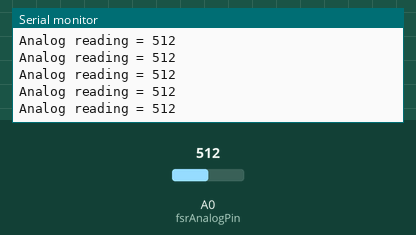
The sketch below on a simulated Arduino Uno, built with avr-gcc and run on an emulated ATmega328P. On the bench: the last lines printed to the serial monitor. The test bench sets the inputs (shaded band); at power-on: A0 (fsrAnalogPin) = 512.

Above: at 1.2 s.
1.3 s: A0 (fsrAnalogPin) set to 716
At 1.31 s:
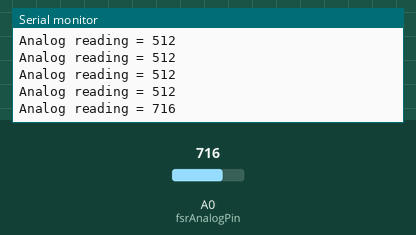
2.8 s: A0 (fsrAnalogPin) set to 900
At 2.82 s:
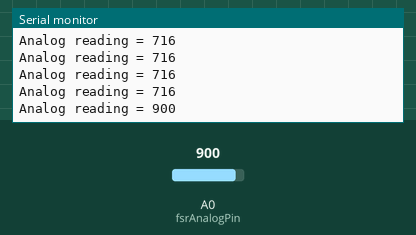
Timing chart, 0 to 5.8 s (numbered marks = the images above; inputs shaded):
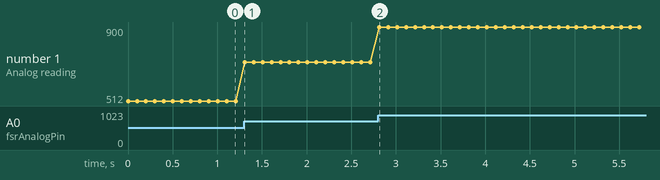

The sketch:

force_sensitive_resistor.ino
```cpp
/* FSR testing sketch.

Connect one end of FSR to 5V, the other end to Analog 0.
Then connect one end of a 10K resistor from Analog 0 to ground
Connect LED from pin 11 through a resistor to ground

For more information see www.ladyada.net/learn/sensors/fsr.html */

int fsrAnalogPin = 0; // FSR is connected to analog 0
int fsrReading;      // the analog reading from the FSR resistor divider

void setup(void) {
  Serial.begin(57600);   // We'll send debugging information via the Serial monitor
}

void loop(void) {
  fsrReading = analogRead(fsrAnalogPin);
  Serial.print("Analog reading = ");
  Serial.println(fsrReading);
  delay(100);
}
```

Measured:
- after the input at 1.3 s, the serial monitor: prints a new line at once (image 1)
- after the input at 2.8 s, the serial monitor: prints a new line at once (image 2)
- plotted number 1: 512 → 716 after the input at 1.3 s, 716 → 900 after the input at 2.8 s
